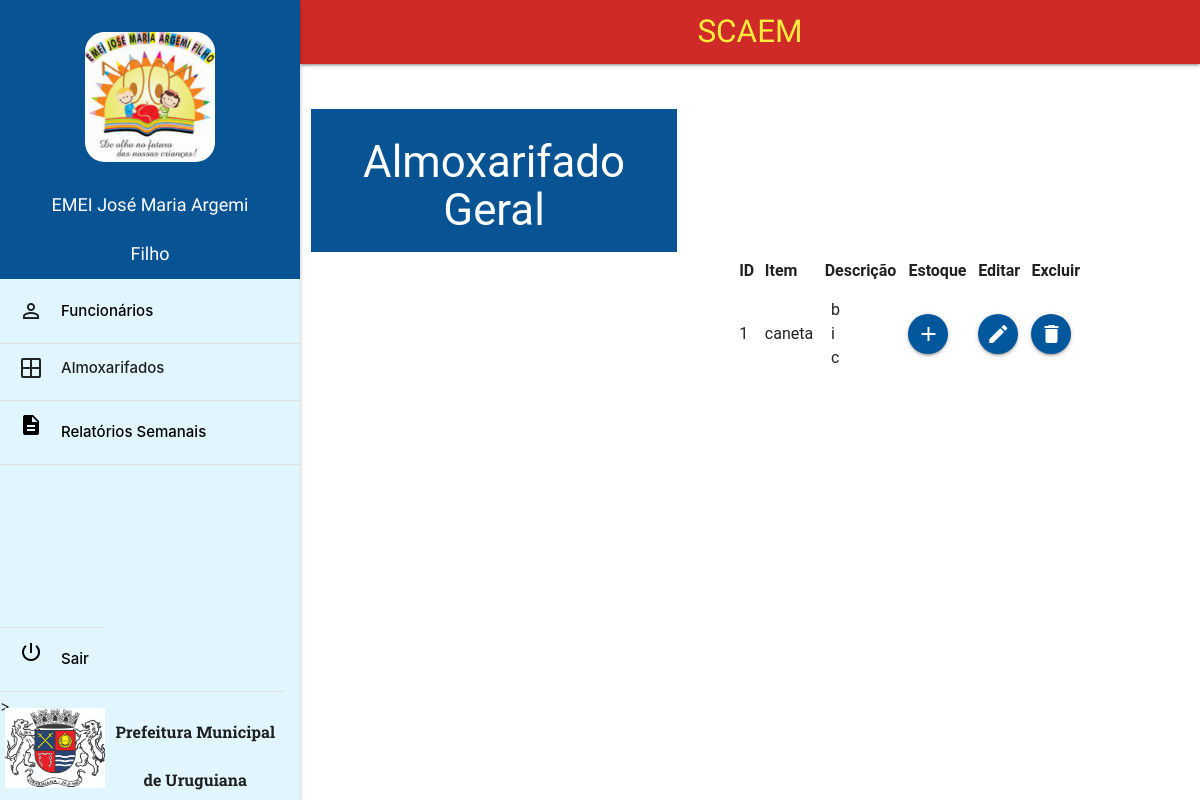
/consultarGeral.php, run on the app's committed database.
### tables this page shows
CREATE TABLE IF NOT EXISTS `item` (
  `idItem` int NOT NULL AUTO_INCREMENT,
  `nomeItem` text NOT NULL,
  `descricao` text NOT NULL,
  `almoxarifado` varchar(1) NOT NULL,
  `quantidade` int NOT NULL,
  PRIMARY KEY (`idItem`)
);

### consultarGeral.php (the view, shortened to what this page needs)
<!DOCTYPE html>
      <html lang="PT-br">
    <head>
      <link type="text/css" rel="stylesheet" href="css/materialize.css" media="screen,projection" />
      <link rel="stylesheet" href="css/estilo.css">
      <link rel="stylesheet" href="https://cdnjs.cloudflare.com/ajax/libs/materialize/1.0.0/css/materialize.min.css">
  </head>
        <body>
      <?php
      require_once "conecta.php";
        ?>
      <div class="row">
      <main class="container col s9 offset-s3 ">
        <br><br>
      <div class="cont1 col s5 offset-s0">
        <h3 class="borda center-align white-text"> Almoxarifado Geral </h3>
      </div>
   <br><br><br><br><br><br>
    <div class="row">
    <div class="col s5 offset-s0">
    <table class=" bordered highlight striped responsive-table topicos">
            <thead class="">
              <tr>
                  <th>ID</th>
                  <th>Item</th>
                  <th>Descrição</th>
                  <th>Estoque</th>
                  <th>Editar</th>
                  <th>Excluir</th>
              </tr>
            </thead>
            <tbody>
    <?php
      $sql = "SELECT idItem,nomeItem,descricao,almoxarifado FROM item";
      $resultado = mysqli_query($conexao,$sql);
    while($linha = mysqli_fetch_assoc($resultado))
        if($linha['almoxarifado'] == 1){
          echo "<tr>";
          $id = $linha['idItem'];
          $nomeItem = $linha['nomeItem'];
          $descricao = $linha['descricao'];
          echo "<tr>";
          echo "<td>" . $id . "</td>";
          echo "<td class='ltabela'>" . $nomeItem . "</td>";
          echo "<td class=' col s3 offset-3 quebra'>" . $descricao . "</td>";
          echo "<td>  <a href= 'formEstoque.php?idItem=$id' class='btn-floating waves-effect waves-light light-blue darken-4 '> <i class='material-icons'>add</i></a> </td>";
          echo "<td>  <a href= 'formAtualItem.php?idItem=$id' class='btn-floating waves-effect waves-light light-blue darken-4 '> <i class='material-icons'>mode_edit</i></a> </td>";
          echo "<td> <a href='#modal1' onclick='preencheId($id)' class='btn-floating waves-effect waves-light light-blue darken-4 modal-trigger'> <i class='material-icons'>delete</i></a> </td>";
          echo "</tr>";
        }
        ?>
        </tbody>
        </table>
      </div>
      </div>
        <br>
        </main>
      </div>
      <br><br>
        </body>
      </html>

### css/estilo.css (style rules this page uses)
header, main, footer { padding-left: 300px; }

### consultarGeral.php (style rules this page uses)
.cont1 { font-family: "Roboto", sans-serif; background-color: rgb(8,83,148); }
.topicos { font-family: "Roboto", sans-serif; font-size: 16px; margin-left: 46px; }
.topo2 { background-color: rgb(8,83,148); }
.borda { border-radius: 3%; }
.quebra { word-wrap: break-word; white-space: pre-line; }

### data on the page
item: idItem "1", nomeItem "caneta", descricao "bic"
